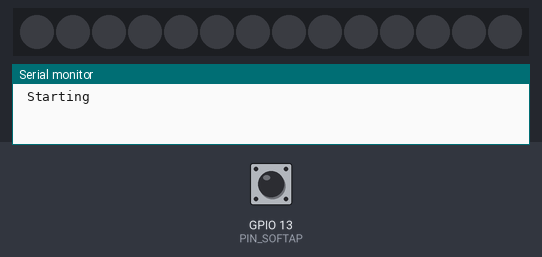
The sketch below on a simulated ESP32. On the bench: 14 RGB LEDs in strip order, left to right, the last lines printed to the serial monitor. The test bench sets the inputs (shaded band); at power-on: GPIO 13 (PIN_SOFTAP) HIGH. Dim RGB values are drawn brighter than linear; random numbers use the default seed unless the sketch sets one.

Above: at 4.2 s.
4.3 s: GPIO 13 (PIN_SOFTAP) pulled LOW for 0.15 s
5.0 s: GPIO 13 (PIN_SOFTAP) pulled LOW for 3.2 s
At 6.02 s:
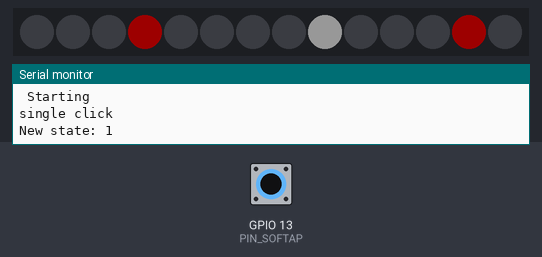
9.7 s: GPIO 13 (PIN_SOFTAP) pulled LOW for 1 s
11.3 s: GPIO 13 (PIN_SOFTAP) pulsed LOW 2 times (0.12 s each, 0.3 s apart)
At 11.72 s:
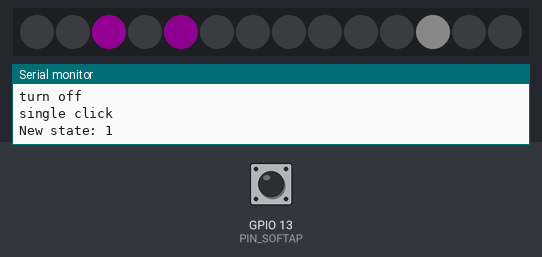
At 12.42 s:
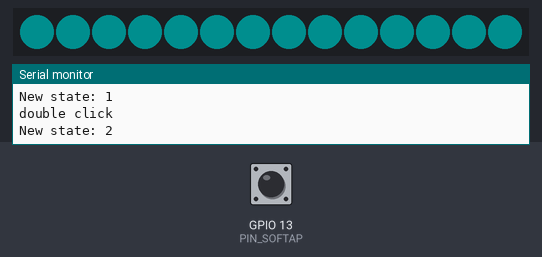

The sketch:

ESP32_tests.ino
```cpp
/*
 * Project ESP32_tests
 * Description: Uses a button to change NeoPixel animation. Animations are non-blocking
 * Author: John B Damask
 * Date: January 30, 2019
 */
#include "AceButton.h"
using namespace ace_button;
#include "WiFiManager.h"
#include <Adafruit_NeoPixel.h>

/* Pins -----*/
#define PIN_SOFTAP    13    // Button pin for reconfiguring WiFiManager
#define PIN_NEOPIXEL   12    // pin connected to the small NeoPixels strip

/* NeoPixel stuff -----*/
#define NUMPIXELS1      14 // number of LEDs on ring
#define BRIGHTNESS      30 // Max brightness of NeoPixels
unsigned long patternInterval = 20 ; // time between steps in the pattern
unsigned long animationSpeed [] = { 100, 50, 2 } ; // speed for each animation (order counts!)
#define ANIMATIONS sizeof(animationSpeed) / sizeof(animationSpeed[0])
// Colors for sparkle
uint8_t myFavoriteColors[][3] = {{200,   0, 200},   // purple
                                 {200,   0,   0},   // red
                                 {200, 200, 200},   // white
                               };
#define FAVCOLORS sizeof(myFavoriteColors) / 3
Adafruit_NeoPixel strip = Adafruit_NeoPixel(NUMPIXELS1, PIN_NEOPIXEL, NEO_GRB + NEO_KHZ800);
bool isOff = true;  // NeoPixel on/off toggle

/* States (1,2,3) ---*/
uint8_t state = 0, previousState = 0;
unsigned long lastUpdate = 0;

/* WiFi -----*/
WiFiManager wm; // global wm instance

/* Button stuff -----*/
AceButton button(PIN_SOFTAP);
void handleEvent(AceButton*, uint8_t, uint8_t);
bool isTouched = false;
bool previouslyTouched = false;
void handleEvent(AceButton*, uint8_t, uint8_t); // function prototype

// setup() runs once, when the device is first turned on.
void setup() {
  Serial.begin(115200);
  Serial.setDebugOutput(true);
  Serial.println("\n Starting");
  delay(3000);
 // Button uses the built-in pull up register.
  pinMode(PIN_SOFTAP, INPUT_PULLUP);

   // Configure the ButtonConfig with the event handler, and enable all higher
  // level events.
  ButtonConfig* buttonConfig = button.getButtonConfig();
  buttonConfig->setEventHandler(handleEvent);
  buttonConfig->setFeature(ButtonConfig::kFeatureDoubleClick);
  buttonConfig->setFeature(ButtonConfig::kFeatureSuppressClickBeforeDoubleClick);
  buttonConfig->setFeature(ButtonConfig::kFeatureSuppressAfterClick);
  buttonConfig->setFeature(ButtonConfig::kFeatureSuppressAfterDoubleClick);
  buttonConfig->setFeature(ButtonConfig::kFeatureSuppressAfterLongPress);
  buttonConfig->setFeature(ButtonConfig::kFeatureLongPress);

  // NeoPixels
  strip.begin(); // This initializes the NeoPixel library.
  resetBrightness();// These things are bright!
  updatePattern(state);
}

void loop() {
  button.check();

  /* Change animation speed if state changed */
  if(previousState != state) {
      Serial.print("New state: ");
      Serial.println(state);
      wipe();
      resetBrightness();
      patternInterval = animationSpeed[state]; // set speed for this animation
      previousState = state;
      if(state != 0) isOff = false;
  }

  // Update animation frame
  if(millis() - lastUpdate > patternInterval) {
    updatePattern(state);
  }

}

// The event handler for the button.
void handleEvent(AceButton* /* button */, uint8_t eventType,
    uint8_t buttonState) {
  switch (eventType) {
    case AceButton::kEventClicked:
    case AceButton::kEventReleased:
      Serial.println("single click");
      state = 1;
      break;
    case AceButton::kEventDoubleClicked:
      Serial.println("double click");
      state = 2;
      break;
    case AceButton::kEventLongPressed:
      Serial.println("long press");
      state = 0;
      break;
  }
}

// Update the animation
void  updatePattern(int pat){
  switch(pat) {
    case 0:
      if(!isOff){
        Serial.println("turn off");
        wipe();
        strip.show();
        isOff = true;
      }
      break;
    case 1:
      wipe();
      sparkle(3);
      break;
    case 2:
      breathe(1); // Breath blue
      break;
  }
}

// LED breathing.
void breathe(int x) {
  float SpeedFactor = 0.008;
  static int i = 0;
  static int r,g,b;
  switch(x){
    case 1:
      r = 0; g = 127; b = 127;
      break;
    case 2:
      r = 255; g = 0; b = 0;
      break;
  }
  // Make the lights breathe
  float intensity = BRIGHTNESS /2.0 * (1.0 + sin(SpeedFactor * i));
  for (int j=0; j<strip.numPixels(); j++) {
    strip.setPixelColor(j, strip.Color(r, g, b)); // Use with WS2812B
    // strip.setPixelColor(j, strip.Color(g, r, b));   // Use with SK6812RGBW
  }
  strip.setBrightness(intensity);
  strip.show();
  i++;
  if(i >= 65535){
    i = 0;
  }
  lastUpdate = millis();
}

// LED sparkling.
void sparkle(uint8_t howmany) {
  static int x = 0;
  static bool goingUp = true;

  for(uint16_t i=0; i<howmany; i++) {
    // pick a random favorite color!
    int c = random(FAVCOLORS);
    int red = myFavoriteColors[c][0];
    int green = myFavoriteColors[c][1];
    int blue = myFavoriteColors[c][2];

    // get a random pixel from the list
    int j = random(strip.numPixels());

    // now we will 'fade' it in 5 steps
    if(goingUp){
      if(x < 5) {
        x++;
      } else {
        goingUp = false;
      }
    } else {
      if(x>0){
        x--;
      } else {
        goingUp = true;
      }
    }

    int r = red * (x+1); r /= 5;
    int g = green * (x+1); g /= 5;
    int b = blue * (x+1); b /= 5;
    strip.setPixelColor(j, strip.Color(r,g,b));
    strip.show();
  }
  lastUpdate = millis();
}

// clear all LEDs
void wipe(){
   for(int i=0;i<=strip.numPixels();i++){
     strip.setPixelColor(i, strip.Color(0,0,0));
   }
}

// set brightness back to default
void resetBrightness(){
    strip.setBrightness(BRIGHTNESS);
}
```
